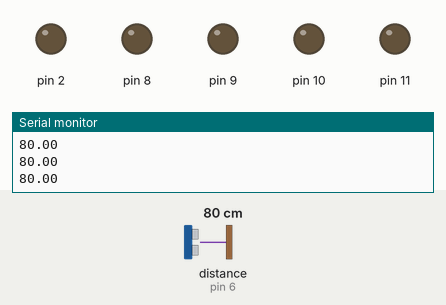
Bench run of a sketch on a simulated Arduino Uno, built with avr-gcc and run on an emulated ATmega328P. Shown: output pins drawn as LEDs (lit = HIGH), the last lines printed to the serial monitor. The inputs (shaded band) are chosen by the test bench; at power-on: distance to the obstacle (sensor on pin 6) 80 cm. The echo pulse lasts 58.3 µs per cm.

Above: at 1.2 s.
1.3 s: distance to the obstacle (sensor on pin 6) set to 11 cm
2.8 s: distance to the obstacle (sensor on pin 6) set to 8 cm
At 3.21 s:
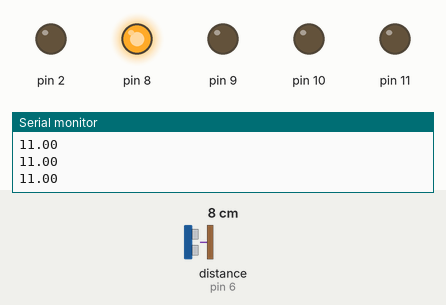
At 3.81 s:
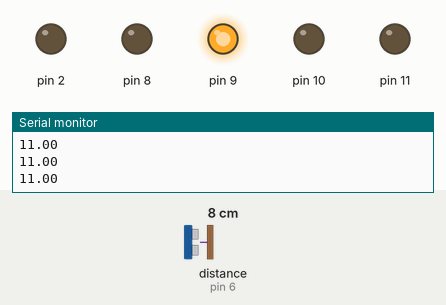
5.8 s: distance to the obstacle (sensor on pin 6) set to 9 cm
8.8 s: distance to the obstacle (sensor on pin 6) set to 18 cm
At 9.4 s:
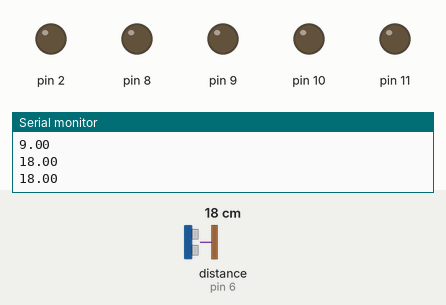
Timing chart, 0 to 11.3 s (numbered marks = the images above; inputs shaded):
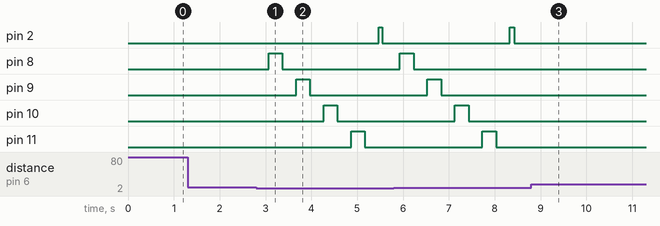

Measured:
- the behaviour switches between 10 and 9 cm on distance to the obstacle (sensor on pin 6) (found by bisection; images 0 and 1)
- after the input at 2.8 s, pin 2: LOW → HIGH after 2.7 s, → LOW 0.08 s later; pin 8: LOW → HIGH after 0.27 s, → LOW 0.30 s later; pin 9: LOW → HIGH after 0.87 s, → LOW 0.30 s later; pin 10: LOW → HIGH after 1.5 s, → LOW 0.30 s later; pin 11: LOW → HIGH after 2.1 s, → LOW 0.30 s later
- after the input at 8.8 s, pin 2: stays LOW (without the input it goes to HIGH after 2.4 s); pin 8: stays LOW (without the input it goes to HIGH after 0.01 s)

The sketch:

HCSR04_lightBlink.ino
```cpp
#include <HCSR04.h>

HCSR04 hc(5,6);//initialisation class HCSR04 (trig pin , echo pin)

void setup()
{ Serial.begin(9600);
  pinMode(2, OUTPUT); // 소리 부저음 연결
  pinMode(8, OUTPUT);
  pinMode(9, OUTPUT);
  pinMode(10, OUTPUT);
  pinMode(11, OUTPUT);
}

void loop()
{ Serial.println( hc.dist() ); // hc.dist() 가 거리센서 함수
  delay(300);

  if(hc.dist() < 10){
    for(int i=8;i<=11;i++){
      digitalWrite(i, HIGH);
      delay(300);
      digitalWrite(i, LOW);
      delay(300);
    }
  float value = hc.dist(); // 거리값 저장

    digitalWrite(2, HIGH);
    delay(value*10);  // 거리가 길면 천천히 울리고 짧으면 빨리 울리게 함.
    digitalWrite(2, LOW);
    delay(value*10);


}//return curent distance in serial
}
```
